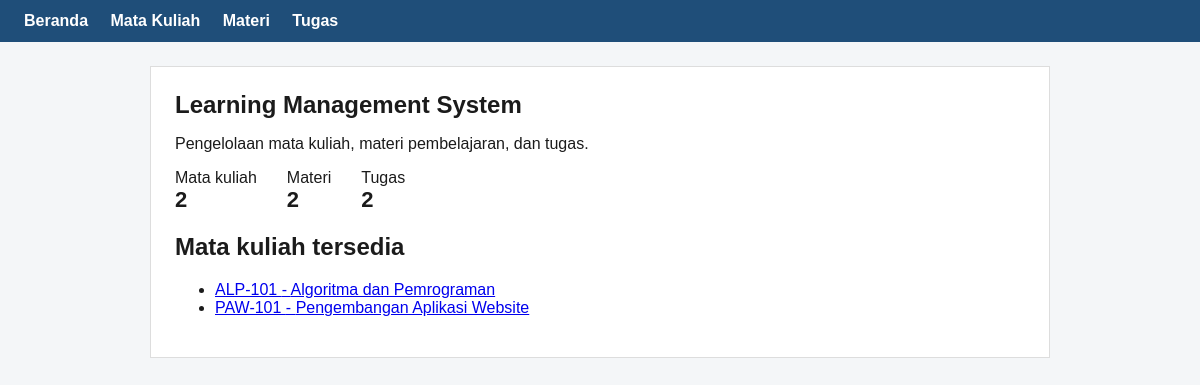
The page / on the database its author committed.
### tables this page shows
CREATE TABLE mata_kuliah (
  id INT UNSIGNED AUTO_INCREMENT PRIMARY KEY,
  kode VARCHAR(20) NOT NULL UNIQUE,
  nama VARCHAR(100) NOT NULL,
  dosen VARCHAR(100) NOT NULL,
  semester TINYINT UNSIGNED NOT NULL
);

### helpers.php (called while the page is built, shortened)
<?php
function e($s) { return htmlspecialchars((string)$s, ENT_QUOTES, 'UTF-8'); }
function daftar_mk(mysqli $conn): array {
    $r = $conn->prepare('SELECT id, kode, nama FROM mata_kuliah ORDER BY nama');
    $r->execute();
    return $r->get_result()->fetch_all(MYSQLI_ASSOC);
}
    ?>

### index.php (the view, shortened to what this page needs)
<?php
require 'helpers.php'; require 'koneksi.php';
$jml = [];
foreach (['mata_kuliah' => 'SELECT COUNT(*) AS n FROM mata_kuliah',
          'materi'      => 'SELECT COUNT(*) AS n FROM materi',
          'tugas'       => 'SELECT COUNT(*) AS n FROM tugas'] as $k => $sql) {
    $s = $conn->prepare($sql); $s->execute();
    $jml[$k] = (int)$s->get_result()->fetch_assoc()['n'];
}
$mk = daftar_mk($conn);
include 'header.php';
?>
<p>Pengelolaan mata kuliah, materi pembelajaran, dan tugas.</p>
<div class="stats">
    <div>Mata kuliah<strong><?= $jml['mata_kuliah'] ?></strong></div>
    <div>Materi<strong><?= $jml['materi'] ?></strong></div>
    <div>Tugas<strong><?= $jml['tugas'] ?></strong></div>
</div>
<h2>Mata kuliah tersedia</h2>
<?php if (!$mk): ?>
    <div class="empty">Belum ada mata kuliah.</div>
<?php else: ?>
<ul>
    <?php foreach ($mk as $r): ?>
        <li><a href="mata_kuliah_detail.php?id=<?= (int)$r['id'] ?>"><?= e($r['kode']) ?> - <?= e($r['nama']) ?></a></li>
    <?php endforeach; ?>
</ul>
<?php endif; ?>
<?php include 'footer.php'; ?>

### style.css (style rules this page uses)
* { box-sizing:border-box }
body { font-family:Arial,Helvetica,sans-serif;background:#f4f6f8;color:#1b1b1b;margin:0 }
.stats { display:flex;gap:30px;margin:14px 0 }
.stats strong { display:block;font-size:22px }

### rows shown on the page
mata_kuliah: kode "ALP-101", nama "Algoritma dan Pemrograman"
mata_kuliah: kode "PAW-101", nama "Pengembangan Aplikasi Website"

### other values the page prints
$judul "Learning Management System"
$jml['mata_kuliah'] "2"
$jml['materi'] "2"
$jml['tugas'] "2"
